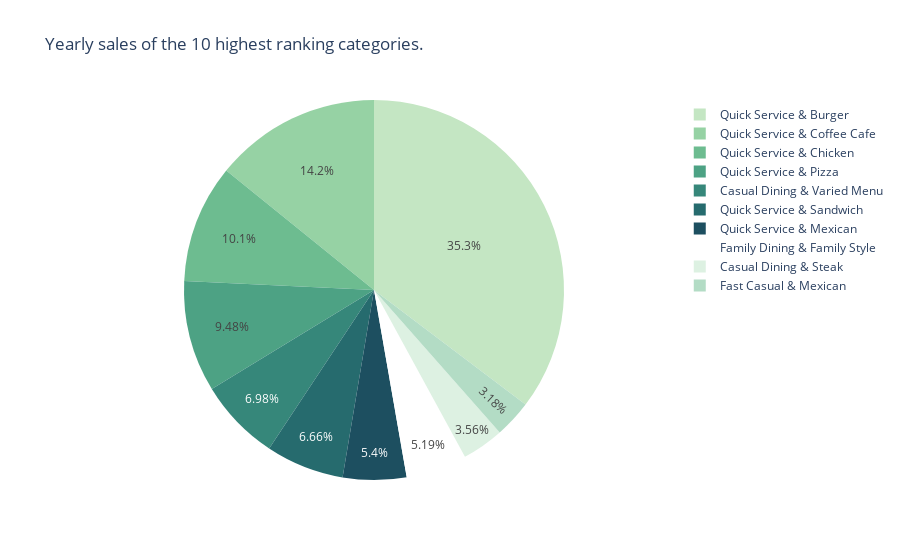

Here is the notebook cell this chart was saved with:
### Code cell
cat_ranking=restaurants.groupby(["Segment_Category"]).sum("Sales").sort_values(by="Sales", ascending=False).head(10)
px.pie(cat_ranking, values="Sales", names=cat_ranking.index, title="Yearly sales of the 10 highest ranking categories.",
      color_discrete_sequence=px.colors.sequential.Blugrn)

### Figure 1 — Plotly figure (JSON) as saved in the notebook; plotly's stock layout.template omitted (floating-point values rounded to 4 significant figures)
{"data": [{"domain": {"x": [0, 1], "y": [0, 1]}, "hovertemplate": "Segment_Category=%{label}<br>Sales=%{value}<extra></extra>", "labels": ["Quick Service & Burger", "Quick Service & Coffee Cafe", "Quick Service & Chicken", "Quick Service & Pizza", "Casual Dining & Varied Menu", "Quick Service & Sandwich", "Quick Service & Mexican", "Family Dining & Family Style", "Casual Dining & Steak", "Fast Casual & Mexican"], "legendgroup": "", "name": "", "showlegend": true, "type": "pie", "values": [79384, 31889, 22619, 21316, 15686, 14965, 12143, 11677, 8014, 7159]}], "layout": {"legend": {"tracegroupgap": 0}, "piecolorway": ["rgb(196, 230, 195)", "rgb(150, 210, 164)", "rgb(109, 188, 144)", "rgb(77, 162, 132)", "rgb(54, 135, 122)", "rgb(38, 107, 110)", "rgb(29, 79, 96)"], "title": {"text": "Yearly sales of the 10 highest ranking categories."}}}
